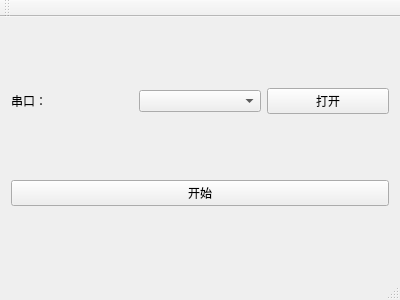
<?xml version="1.0" encoding="UTF-8"?>
<ui version="4.0">
 <class>SerialSender</class>
 <widget class="QMainWindow" name="SerialSender">
  <property name="geometry">
   <rect>
    <x>0</x>
    <y>0</y>
    <width>400</width>
    <height>300</height>
   </rect>
  </property>
  <property name="windowTitle">
   <string>SerialSender</string>
  </property>
  <widget class="QWidget" name="centralWidget">
   <layout class="QVBoxLayout" name="verticalLayout">
    <item>
     <layout class="QHBoxLayout" name="horizontalLayout">
      <item>
       <widget class="QLabel" name="label">
        <property name="text">
         <string>串口：</string>
        </property>
       </widget>
      </item>
      <item>
       <widget class="QComboBox" name="comboBox"/>
      </item>
      <item>
       <widget class="QPushButton" name="pushButton">
        <property name="text">
         <string>打开</string>
        </property>
       </widget>
      </item>
     </layout>
    </item>
    <item>
     <widget class="QPushButton" name="pushButton_2">
      <property name="text">
       <string>开始</string>
      </property>
     </widget>
    </item>
   </layout>
  </widget>
  <widget class="QMenuBar" name="menuBar">
   <property name="geometry">
    <rect>
     <x>0</x>
     <y>0</y>
     <width>400</width>
     <height>23</height>
    </rect>
   </property>
  </widget>
  <widget class="QToolBar" name="mainToolBar">
   <attribute name="toolBarArea">
    <enum>TopToolBarArea</enum>
   </attribute>
   <attribute name="toolBarBreak">
    <bool>false</bool>
   </attribute>
  </widget>
  <widget class="QStatusBar" name="statusBar"/>
 </widget>
 <layoutdefault spacing="6" margin="11"/>
 <resources/>
 <connections/>
</ui>
